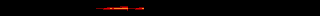

Tiled map render using the project's own tile images. Description and the whole map definition, tile-layer contents included, below:
An orthogonal 20x1 tile map with 16x16 px tiles, 1 tile layer (Tile Layer 1).

<map version="1.10" tiledversion="1.10.2" orientation="orthogonal" renderorder="right-down" width="20" height="1" tilewidth="16" tileheight="16" infinite="0" nextlayerid="2" nextobjectid="1">
 <tileset firstgid="1" source="Tileset.tsx" />
 <layer id="1" name="Tile Layer 1" width="20" height="1">
  <data encoding="csv">
1,1,1,1,1,1,152,172,152,1,1,1,1,1,1,1,1,1,1,1
</data>
 </layer>
</map>
